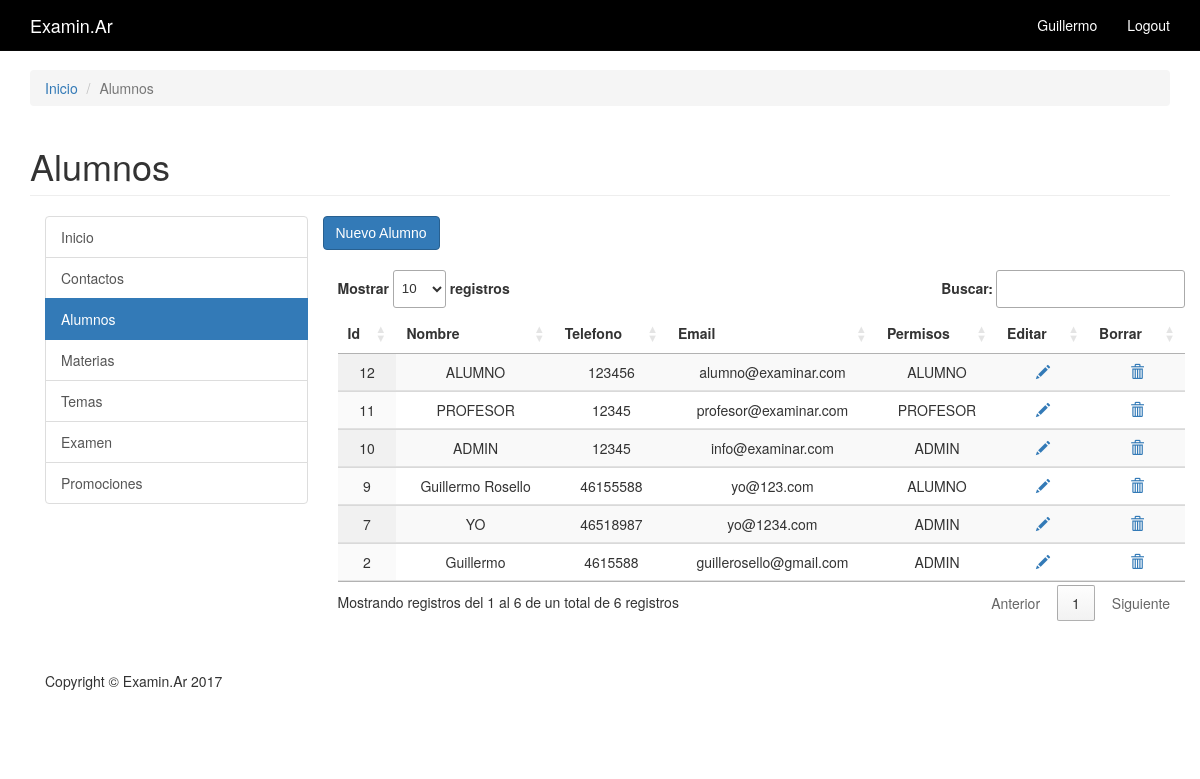
The app's page /private/Alumnos/alumnos.php (signed in) with its own data.
### tables this page shows
CREATE TABLE `alumnos` (
  `alumno_id` int(11) NOT NULL,
  `nombre` text NOT NULL,
  `telefono` text NOT NULL,
  `email` text NOT NULL,
  `pass` text NOT NULL,
  `permisos` text NOT NULL
);

### private/Functions/query_functions.php (called while the page is built, shortened)
<?php
function alumnos(){
      global $db;
      $sql ='SELECT * FROM alumnos';
      $result= mysqli_query($db, $sql);
      return ($result);
    }
 ?>

### private/Functions/functions.php (called while the page is built, shortened)
<?php
function h($string="") {
  return htmlspecialchars($string);
}
?>

### private/Alumnos/alumnos.php (the view, shortened to what this page needs)
<?php include(SHARED_PATH.'/private_header.php'); ?>
<?php include(SHARED_PATH.'/private_navigation.php'); ?>
<?php include(SHARED_PATH.'/private_sidebar.php'); ?>
<?php $alumnos = alumnos(); ?>
	<form action="nuevo_alumno.php" method="post">
	<input type="submit" value="Nuevo Alumno" class="btn btn-primary"><br><br>
		<div class="col-md-9">
		<table class="display" id="mitabla">
			<thead><tr>
				<th>Id</th>
				<th>Nombre</th>
				<th>Telefono</th>
				<th>Email</th>
				<th>Permisos</th>
				<th>Editar</th>
				<th>Borrar</th>
				</tr>
			</thead>
			<tbody><?php while($alumno = mysqli_fetch_assoc($alumnos)){ ?><tr>
				<td><?php echo h($alumno['alumno_id']); ?></td>
				<td><?php echo h($alumno['nombre']); ?></td>
				<td><?php echo h($alumno['telefono']); ?></td>
				<td><?php echo h($alumno['email']); ?></td>
				<td><?php echo h($alumno['permisos']); ?></td>
				<td><a href="<?php echo 'editar_alumno.php?id='.$alumno['alumno_id'];?>" title="Editar"><span class="glyphicon glyphicon-pencil"></span></a></td>
				<td><a href="<?php echo 'eliminar_alumno.php?id='.$alumno['alumno_id'];?>" title="Borrar"><span class="glyphicon glyphicon-trash"></span></a></td>
				</tr>
				<?php }; ?>
			</tbody>
		</table>
		</div>
	</form>
</div>
<?php include(SHARED_PATH.'/private_footer.php'); ?>

### private/css/modern-business.css (style rules this page uses)
html, body { height: 100%; }
body { padding-top: 50px; }

### records on screen
alumnos: alumno_id "2", nombre "Guillermo", telefono "4615588", email "guillerosello@gmail.com", permisos "ADMIN"
alumnos: alumno_id "7", nombre "YO", telefono "46518987", email "yo@1234.com", permisos "ADMIN"
alumnos: alumno_id "9", nombre "Guillermo Rosello", telefono "46155588", email "yo@123.com", permisos "ALUMNO"
alumnos: alumno_id "10", nombre "ADMIN", telefono "12345", email "info@examinar.com", permisos "ADMIN"
alumnos: alumno_id "11", nombre "PROFESOR", telefono "12345", email "profesor@examinar.com", permisos "PROFESOR"
alumnos: alumno_id "12", nombre "ALUMNO", telefono "123456", email "alumno@examinar.com", permisos "ALUMNO"

### other values on screen
$_SESSION['nombre'] "Guillermo"
$page_title "Alumnos"
